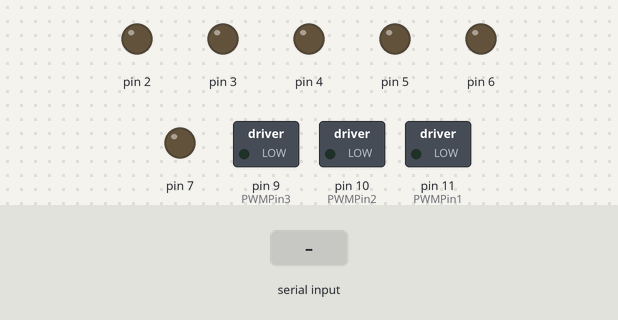
This sketch was run on a simulated Arduino Uno, built with avr-gcc and run on an emulated ATmega328P. Parts: switched loads named in the sketch (green lamp = pin HIGH), output pins drawn as LEDs (lit = HIGH). Inputs (shaded band) come from the test bench.

Above: at 1.2 s.
1.3 s: "90 45 200\n" received over Serial
At 3.0 s:
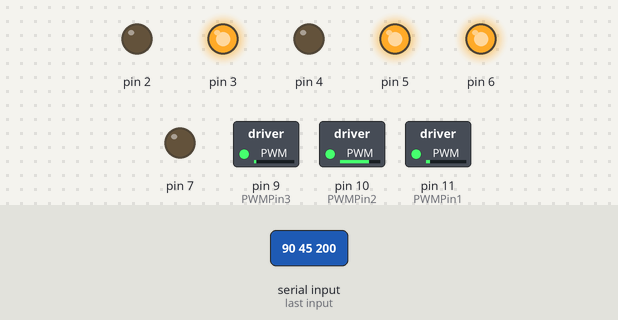
3.8 s: "30 150 10\n" received over Serial
At 6.0 s:
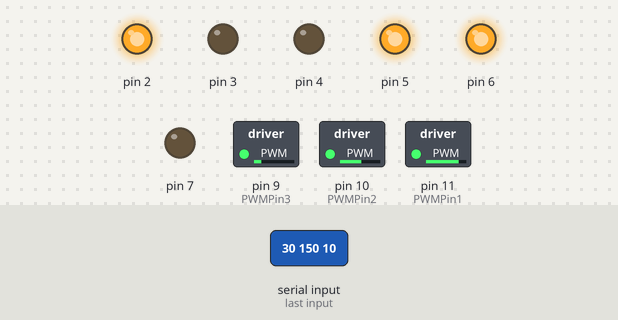
6.3 s: "90 45\n" received over Serial
At 8.0 s:
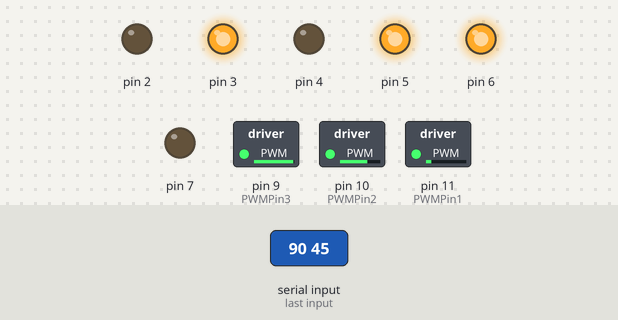
8.8 s: "0\n" received over Serial
At 11.0 s:
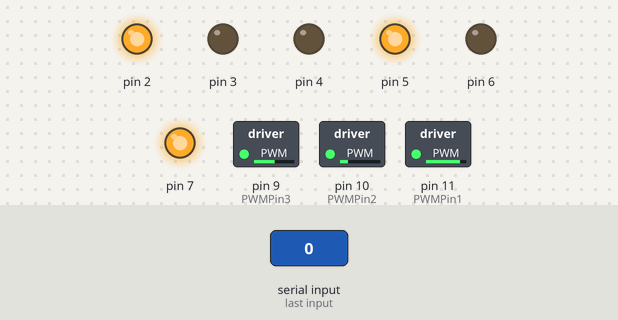
11.3 s: "5\n" received over Serial
At 12.9 s:
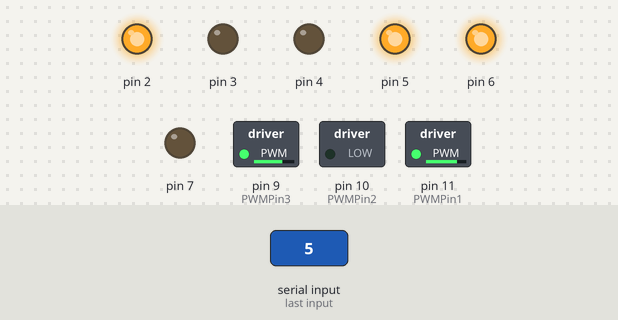
13.7 s: "200\n" received over Serial
At 16.0 s:
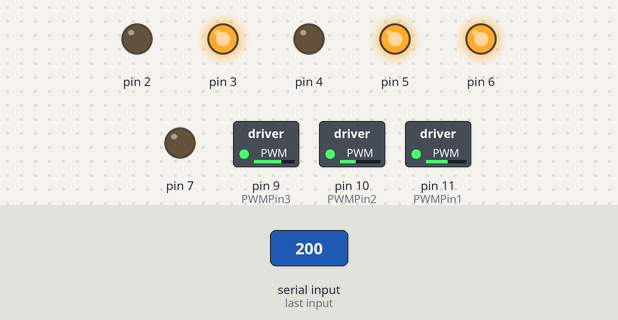
Timing chart, 0 to 17.2 s (numbered marks = the images above; inputs shaded):
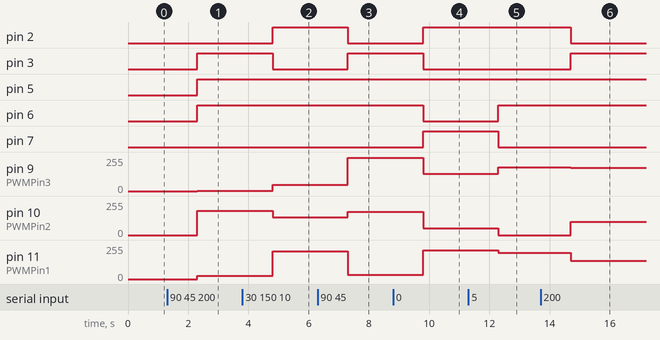

The sketch:

open-loop-omni-wheel-drivetrain2.ino
```cpp
// (licence header left out)
String b;
String strs[20];
int StringCount = 0;


#include "motor_driver.h"

#define M1IN1 7
#define M1IN2 6
#define M2IN1 5
#define M2IN2 4
#define M3IN1 3
#define M3IN2 2

#define PWMPin1 11
#define PWMPin2 10
#define PWMPin3 9

motorDriver M1(M1IN1,M1IN2, PWMPin1);
motorDriver M2(M2IN1,M2IN2, PWMPin2);
motorDriver M3(M3IN1,M3IN2, PWMPin3);

#define PI 3.14159265
float R = 0.5; // robot wheel-base radius
int scaling_factor = 255;  // pseudo scaling factor, in open loop we can't accurately send RPM commands so instead this scales the PWM signal to a reasonable value in the range of [0, 255]

void setup() {
  Serial.begin(57600);
}

void loop() {
  // drive robot in a square
 // calc_speed(1, 0, 0);
  //delay(1500);
  //calc_speed(0, 1, 0);
 // delay(1500);
  //calc_speed(-1, 0, 0);
  //delay(1500);
 // calc_speed(0, -1, 0);
  //delay(1500);
  while( Serial.available( ) )
{ StringCount = 0;
b = Serial.readString( );
//Serial.println(b);

  // Split the string into substrings
  while (b.length() > 0)
  {
    int index = b.indexOf(' ');
    if (index == -1) // No space found
    {
      strs[StringCount++] = b;
      break;
    }
    else
    {
      strs[StringCount++] = b.substring(0, index);
      b = b.substring(index+1);
    }
  }

  // Show the resulting substrings
  /*for (int i = 0; i < StringCount; i++)
  {

    Serial.println(strs[i]);

  }*/

  calc_speed(strs[0].toFloat(),strs[1].toFloat(), strs[2].toFloat());
  //delay(1500);

}
}

void calc_speed(float x_dot, float y_dot, float theta_dot){
  // calculates motor speeds for 3 wheel omni drive robot
  // see derivation of equations here: https://modernrobotics.northwestern.edu/nu-gm-book-resource/13-2-omnidirectional-wheeled-mobile-robots-part-1-of-2/
  float PWM1 = -4*theta_dot + 20*x_dot ;
  float PWM2 = -4*theta_dot - 10*x_dot - 17.32*y_dot;
  float PWM3 = -4*theta_dot - 10*x_dot + 17.32*y_dot;

  int Dir1 = (PWM1 > 0) - (PWM1 < 0);   // returns -1 or 1
  int Dir2 = (PWM2 > 0) - (PWM2 < 0);
  int Dir3 = (PWM3 > 0) - (PWM3 < 0);

  PWM1 = (int)abs(PWM1*scaling_factor); // scale in PWM range of [0, 255]
  PWM2 = (int)abs(PWM2*scaling_factor);
  PWM3 = (int)abs(PWM3*scaling_factor);

  M1.spin(Dir1, PWM1);
  M2.spin(Dir2, PWM2);
  M3.spin(Dir3, PWM3);
}
```

motor_driver.cpp
```cpp
#include "Arduino.h"
#include "motor_driver.h"

motorDriver::motorDriver(int IN1,int IN2, int PWMPin){
  _IN1 = IN1;
  _IN2 = IN2;
  _PWMPin = PWMPin;
  pinMode(_IN1, OUTPUT);
  pinMode(_IN2, OUTPUT);
  pinMode(_PWMPin, OUTPUT);
}

void motorDriver::spin(char Dir, unsigned char PWM){
  switch (Dir){
    case -1:    // counterclockwise
      digitalWrite(_IN1, HIGH);
      digitalWrite(_IN2, LOW);
      analogWrite(_PWMPin, PWM);
      break;
    case 0:     // stationary
      digitalWrite(_IN1, LOW);
      digitalWrite(_IN2, LOW);
      digitalWrite(_PWMPin, LOW);
      break;
    case 1:     // clockwise
      digitalWrite(_IN1, LOW);
      digitalWrite(_IN2, HIGH);
      analogWrite(_PWMPin, PWM);
      break;
  }
}
```

motor_driver.h
```cpp
#ifndef motordriver_h
#define motordriver_h

#include "Arduino.h"

class motorDriver{
  public:
    motorDriver(int IN1,int IN2, int PWMPin);
    void spin(char Dir, unsigned char PWM);
  private:
    int _PWMPin;
    int _IN1;
    int _IN2;
};

#endif
```

Measured:
- after the input at 1.3 s, pin 3, pin 5, pin 6: LOW → HIGH after 1.0 s; pin 9 (PWMPin3): 0/255 → 1/255 after 1.0 s; pin 10 (PWMPin2): 0/255 → 183/255 after 1.0 s; pin 11 (PWMPin1): 0/255 → 24/255 after 1.0 s
- after the input at 3.8 s, pin 2: LOW → HIGH after 1.0 s; pin 3: HIGH → LOW after 1.0 s; pin 9 (PWMPin3): 1/255 → 46/255 after 1.0 s; pin 10 (PWMPin2): 183/255 → 134/255 after 1.0 s; pin 11 (PWMPin1): 24/255 → 208/255 after 1.0 s
- after the input at 6.3 s, pin 2: HIGH → LOW after 1.0 s; pin 3: LOW → HIGH after 1.0 s; pin 9 (PWMPin3): 46/255 → 249/255 after 1.0 s; pin 10 (PWMPin2): 134/255 → 174/255 after 1.0 s; pin 11 (PWMPin1): 208/255 → 32/255 after 1.0 s
- after the input at 8.8 s, pin 2, pin 7: LOW → HIGH after 1.0 s; pin 3, pin 6: HIGH → LOW after 1.0 s; pin 9 (PWMPin3): 249/255 → 130/255 after 1.0 s; pin 10 (PWMPin2): 174/255 → 50/255 after 1.0 s; pin 11 (PWMPin1): 32/255 → 216/255 after 1.0 s
- after the input at 11.3 s, pin 6: LOW → HIGH after 1.0 s; pin 7: HIGH → LOW after 1.0 s; pin 9 (PWMPin3): 130/255 → 180/255 after 1.0 s; pin 10 (PWMPin2): 50/255 → 0/255 after 1.0 s; pin 11 (PWMPin1): 216/255 → 196/255 after 1.0 s
- after the input at 13.7 s, pin 2: HIGH → LOW after 1.0 s; pin 3: LOW → HIGH after 1.0 s; pin 9 (PWMPin3): 180/255 → 173/255 after 1.0 s; pin 10 (PWMPin2): 0/255 → 99/255 after 1.0 s; pin 11 (PWMPin1): 196/255 → 136/255 after 1.0 s
